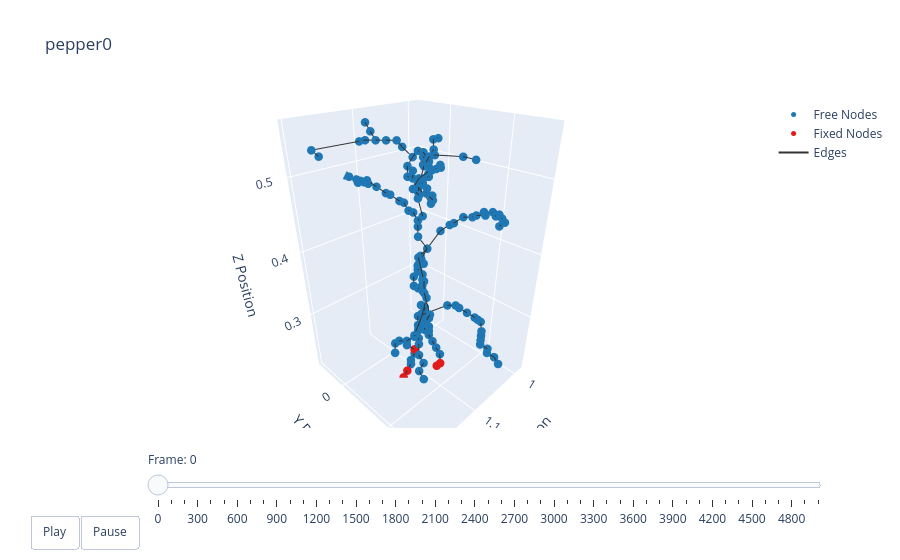

The notebook cell saved with this chart:
### Markdown cell above
### Plotting

### Code cell
t = np.arange(robot.sim_params.total_time, step=robot.sim_params.dt)
options = dismech.AnimationOptions(title=plant_name, plot_step=robot.sim_params.plot_step)

fig = dismech.get_interactive_animation_plotly(robot, t, qs , options)
fig.show()

### Figure 1 — Plotly figure (JSON) as saved in the notebook; plotly's stock layout.template omitted (floating-point values rounded to 4 significant figures; data arrays with more than 128 entries replaced by an {"elided": "..."} marker saying what was removed)
{"data": [{"marker": {"color": "#1f78b4", "size": 5}, "mode": "markers", "name": "Free Nodes", "type": "scatter3d", "x": {"elided": "170 float values"}, "y": {"elided": "170 float values"}, "z": {"elided": "170 float values"}}, {"marker": {"color": "#e31a1c", "size": 5}, "mode": "markers", "name": "Fixed Nodes", "type": "scatter3d", "x": [1.128, 1.12, 1.072, 1.08, 1.104], "y": [0.05033, 0.05033, 0.07433, 0.07433, 0.05033], "z": [0.2049, 0.2129, 0.2129, 0.2129, 0.2449]}, {"line": {"color": "#333333", "width": 2}, "mode": "lines", "name": "Edges", "type": "scatter3d", "x": {"elided": "522 float values"}, "y": {"elided": "522 float values"}, "z": {"elided": "522 float values"}}, {"color": "rgba(166, 206, 227, 0.7)", "i": [], "j": [], "k": [], "name": "Faces", "opacity": 0.7, "showscale": false, "type": "mesh3d", "x": {"elided": "175 float values"}, "y": {"elided": "175 float values"}, "z": {"elided": "175 float values"}}], "layout": {"scene": {"camera": {"eye": {"x": 1.225, "y": 1.225, "z": 1.0}}, "xaxis": {"range": [0.9798, 1.205], "title": {"text": "X Position"}}, "yaxis": {"range": [-0.06186, 0.1628], "title": {"text": "Y Position"}}, "zaxis": {"range": [0.2049, 0.5649], "title": {"text": "Z Position"}}}, "sliders": [{"currentvalue": {"prefix": "Frame: "}, "steps": [{"args": [["0"], {"frame": {"duration": 50, "redraw": true}, "mode": "immediate"}], "label": "0", "method": "animate"}, {"args": [["1"], {"frame": {"duration": 50, "redraw": true}, "mode": "immediate"}], "label": "100", "method": "animate"}, {"args": [["2"], {"frame": {"duration": 50, "redraw": true}, "mode": "immediate"}], "label": "200", "method": "animate"}, {"args": [["3"], {"frame": {"duration": 50, "redraw": true}, "mode": "immediate"}], "label": "300", "method": "animate"}, {"args": [["4"], {"frame": {"duration": 50, "redraw": true}, "mode": "immediate"}], "label": "400", "method": "animate"}, {"args": [["5"], {"frame": {"duration": 50, "redraw": true}, "mode": "immediate"}], "label": "500", "method": "animate"}, {"args": [["6"], {"frame": {"duration": 50, "redraw": true}, "mode": "immediate"}], "label": "600", "method": "animate"}, {"args": [["7"], {"frame": {"duration": 50, "redraw": true}, "mode": "immediate"}], "label": "700", "method": "animate"}, {"args": [["8"], {"frame": {"duration": 50, "redraw": true}, "mode": "immediate"}], "label": "800", "method": "animate"}, {"args": [["9"], {"frame": {"duration": 50, "redraw": true}, "mode": "immediate"}], "label": "900", "method": "animate"}, {"args": [["10"], {"frame": {"duration": 50, "redraw": true}, "mode": "immediate"}], "label": "1000", "method": "animate"}, {"args": [["11"], {"frame": {"duration": 50, "redraw": true}, "mode": "immediate"}], "label": "1100", "method": "animate"}, {"args": [["12"], {"frame": {"duration": 50, "redraw": true}, "mode": "immediate"}], "label": "1200", "method": "animate"}, {"args": [["13"], {"frame": {"duration": 50, "redraw": true}, "mode": "immediate"}], "label": "1300", "method": "animate"}, {"args": [["14"], {"frame": {"duration": 50, "redraw": true}, "mode": "immediate"}], "label": "1400", "method": "animate"}, {"args": [["15"], {"frame": {"duration": 50, "redraw": true}, "mode": "immediate"}], "label": "1500", "method": "animate"}, {"args": [["16"], {"frame": {"duration": 50, "redraw": true}, "mode": "immediate"}], "label": "1600", "method": "animate"}, {"args": [["17"], {"frame": {"duration": 50, "redraw": true}, "mode": "immediate"}], "label": "1700", "method": "animate"}, {"args": [["18"], {"frame": {"duration": 50, "redraw": true}, "mode": "immediate"}], "label": "1800", "method": "animate"}, {"args": [["19"], {"frame": {"duration": 50, "redraw": true}, "mode": "immediate"}], "label": "1900", "method": "animate"}, {"args": [["20"], {"frame": {"duration": 50, "redraw": true}, "mode": "immediate"}], "label": "2000", "method": "animate"}, {"args": [["21"], {"frame": {"duration": 50, "redraw": true}, "mode": "immediate"}], "label": "2100", "method": "animate"}, {"args": [["22"], {"frame": {"duration": 50, "redraw": true}, "mode": "immediate"}], "label": "2200", "method": "animate"}, {"args": [["23"], {"frame": {"duration": 50, "redraw": true}, "mode": "immediate"}], "label": "2300", "method": "animate"}, {"args": [["24"], {"frame": {"duration": 50, "redraw": true}, "mode": "immediate"}], "label": "2400", "method": "animate"}, {"args": [["25"], {"frame": {"duration": 50, "redraw": true}, "mode": "immediate"}], "label": "2500", "method": "animate"}, {"args": [["26"], {"frame": {"duration": 50, "redraw": true}, "mode": "immediate"}], "label": "2600", "method": "animate"}, {"args": [["27"], {"frame": {"duration": 50, "redraw": true}, "mode": "immediate"}], "label": "2700", "method": "animate"}, {"args": [["28"], {"frame": {"duration": 50, "redraw": true}, "mode": "immediate"}], "label": "2800", "method": "animate"}, {"args": [["29"], {"frame": {"duration": 50, "redraw": true}, "mode": "immediate"}], "label": "2900", "method": "animate"}, {"args": [["30"], {"frame": {"duration": 50, "redraw": true}, "mode": "immediate"}], "label": "3000", "method": "animate"}, {"args": [["31"], {"frame": {"duration": 50, "redraw": true}, "mode": "immediate"}], "label": "3100", "method": "animate"}, {"args": [["32"], {"frame": {"duration": 50, "redraw": true}, "mode": "immediate"}], "label": "3200", "method": "animate"}, {"args": [["33"], {"frame": {"duration": 50, "redraw": true}, "mode": "immediate"}], "label": "3300", "method": "animate"}, {"args": [["34"], {"frame": {"duration": 50, "redraw": true}, "mode": "immediate"}], "label": "3400", "method": "animate"}, {"args": [["35"], {"frame": {"duration": 50, "redraw": true}, "mode": "immediate"}], "label": "3500", "method": "animate"}, {"args": [["36"], {"frame": {"duration": 50, "redraw": true}, "mode": "immediate"}], "label": "3600", "method": "animate"}, {"args": [["37"], {"frame": {"duration": 50, "redraw": true}, "mode": "immediate"}], "label": "3700", "method": "animate"}, {"args": [["38"], {"frame": {"duration": 50, "redraw": true}, "mode": "immediate"}], "label": "3800", "method": "animate"}, {"args": [["39"], {"frame": {"duration": 50, "redraw": true}, "mode": "immediate"}], "label": "3900", "method": "animate"}, {"args": [["40"], {"frame": {"duration": 50, "redraw": true}, "mode": "immediate"}], "label": "4000", "method": "animate"}, {"args": [["41"], {"frame": {"duration": 50, "redraw": true}, "mode": "immediate"}], "label": "4100", "method": "animate"}, {"args": [["42"], {"frame": {"duration": 50, "redraw": true}, "mode": "immediate"}], "label": "4200", "method": "animate"}, {"args": [["43"], {"frame": {"duration": 50, "redraw": true}, "mode": "immediate"}], "label": "4300", "method": "animate"}, {"args": [["44"], {"frame": {"duration": 50, "redraw": true}, "mode": "immediate"}], "label": "4400", "method": "animate"}, {"args": [["45"], {"frame": {"duration": 50, "redraw": true}, "mode": "immediate"}], "label": "4500", "method": "animate"}, {"args": [["46"], {"frame": {"duration": 50, "redraw": true}, "mode": "immediate"}], "label": "4600", "method": "animate"}, {"args": [["47"], {"frame": {"duration": 50, "redraw": true}, "mode": "immediate"}], "label": "4700", "method": "animate"}, {"args": [["48"], {"frame": {"duration": 50, "redraw": true}, "mode": "immediate"}], "label": "4800", "method": "animate"}, {"args": [["49"], {"frame": {"duration": 50, "redraw": true}, "mode": "immediate"}], "label": "4900", "method": "animate"}, {"args": [["50"], {"frame": {"duration": 50, "redraw": true}, "mode": "immediate"}], "label": "4999", "method": "animate"}], "transition": {"duration": 0}, "x": 0.1, "y": 0}], "title": {"text": "pepper0"}, "updatemenus": [{"buttons": [{"args": [null, {"frame": {"duration": 50, "redraw": true}, "fromcurrent": true}], "label": "Play", "method": "animate"}, {"args": [[null], {"frame": {"duration": 0, "redraw": true}, "mode": "immediate"}], "label": "Pause", "method": "animate"}], "direction": "left", "pad": {"r": 10, "t": 87}, "showactive": false, "type": "buttons", "x": 0.1, "xanchor": "right", "y": 0, "yanchor": "top"}]}}
